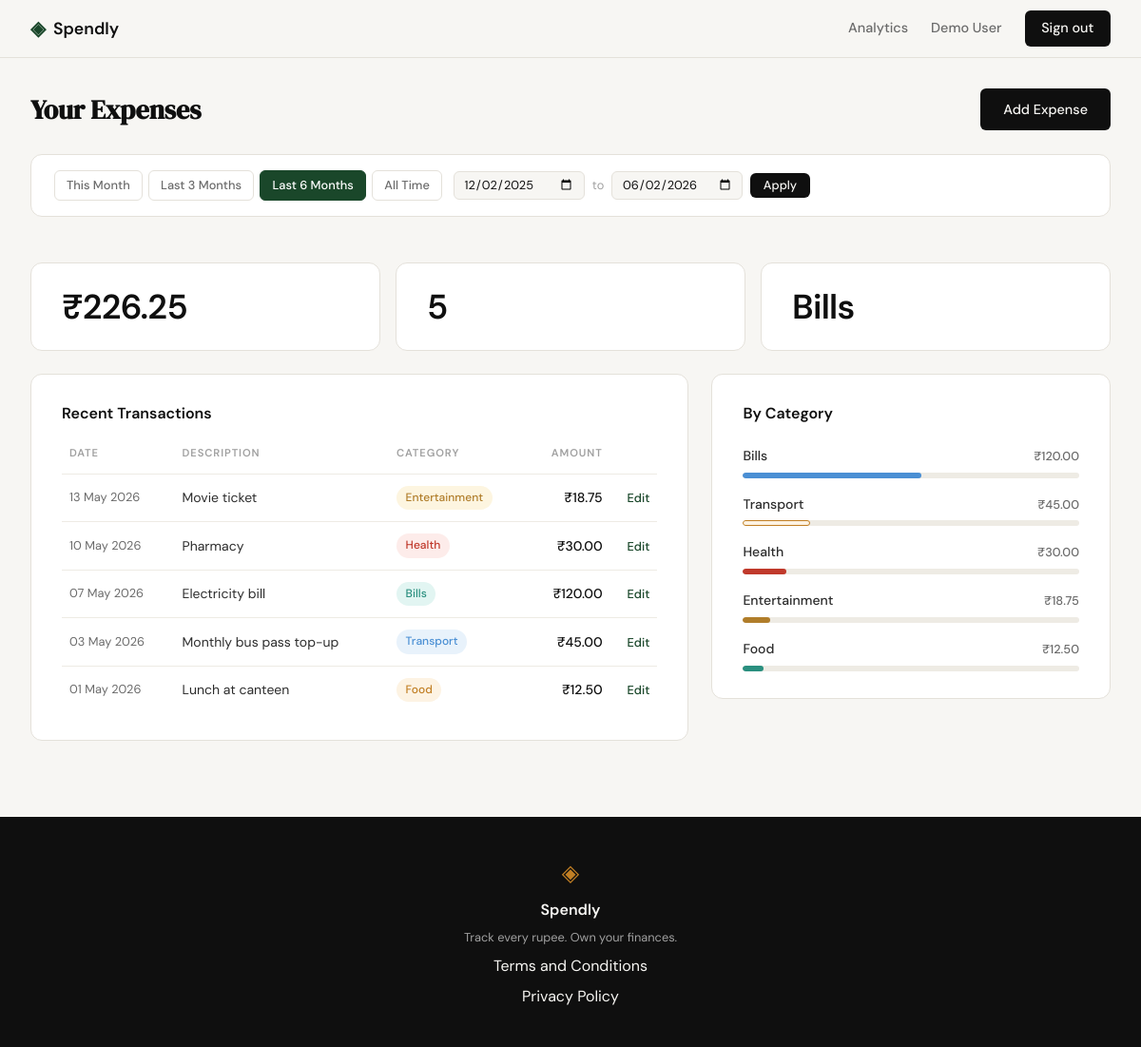
The page /profile?date_from=2025-12-02&date_to=2026-06-02 (signed in) on the database its author committed.
### tables this page shows
CREATE TABLE expenses (
            id          INTEGER PRIMARY KEY AUTOINCREMENT,
            user_id     INTEGER NOT NULL REFERENCES users(id),
            amount      REAL    NOT NULL,
            category    TEXT    NOT NULL,
            date        TEXT    NOT NULL,
            description TEXT,
            created_at  TEXT    DEFAULT (datetime('now'))
        );

### app.py (the view)
@app.route("/profile")
def profile():
    if not session.get("user_id"):
        return redirect(url_for("login"))
    user_id = session["user_id"]
    date_from = _parse_date(request.args.get("date_from", ""))
    date_to   = _parse_date(request.args.get("date_to",   ""))
    if date_from and date_to and date_from > date_to:
        flash("Start date must be before end date.", "error")
        date_from = date_to = None
    df_str = date_from.strftime("%Y-%m-%d") if date_from else None
    dt_str = date_to.strftime("%Y-%m-%d")   if date_to   else None
    today = date.today()
    preset_this_month = {
        "date_from": today.replace(day=1).strftime("%Y-%m-%d"),
        "date_to":   today.strftime("%Y-%m-%d"),
    }
    preset_last_3 = {
        "date_from": _months_ago(today, 3).strftime("%Y-%m-%d"),
        "date_to":   today.strftime("%Y-%m-%d"),
    }
    preset_last_6 = {
        "date_from": _months_ago(today, 6).strftime("%Y-%m-%d"),
        "date_to":   today.strftime("%Y-%m-%d"),
    }
    if df_str is None and dt_str is None:
        active_filter = "all"
    elif df_str == preset_this_month["date_from"] and dt_str == preset_this_month["date_to"]:
        active_filter = "this_month"
    elif df_str == preset_last_3["date_from"] and dt_str == preset_last_3["date_to"]:
        active_filter = "last_3"
    elif df_str == preset_last_6["date_from"] and dt_str == preset_last_6["date_to"]:
        active_filter = "last_6"
    else:
        active_filter = "custom"
    db_user = get_user_by_id(user_id)
    if db_user is None:
        abort(404)
    member_since = datetime.strptime(db_user["created_at"], "%Y-%m-%d %H:%M:%S").strftime("%d %b %Y")
    user = {
        "name": db_user["name"],
        "email": db_user["email"],
        "member_since": member_since,
    }
    transactions = [
        {
            "id":          row["id"],
            "date":        datetime.strptime(row["date"], "%Y-%m-%d").strftime("%d %b %Y"),
            "description": row["description"] or "",
            "category":    row["category"],
            "amount":      f"₹{row['amount']:,.2f}",
        }
        for row in get_expenses_by_user(user_id, date_from=df_str, date_to=dt_str)
    ]
    raw_stats = get_expense_stats(user_id, date_from=df_str, date_to=dt_str)
    stats = {
        "total_spent":       f"₹{raw_stats['total_spent']:,.2f}",
        "transaction_count": raw_stats["transaction_count"],
        "top_category":      raw_stats["top_category"],
    }
    raw_categories = get_category_breakdown(user_id, date_from=df_str, date_to=dt_str)
    grand_total = sum(row["total"] for row in raw_categories)
    categories = [
        {
            "name":       row["category"],
            "amount":     f"₹{row['total']:,.2f}",
            "percentage": round(row["total"] / grand_total * 100) if grand_total else 0,
        }
        for row in raw_categories
    ]
    return render_template(
        "profile.html",
        user=user,
        stats=stats,
        transactions=transactions,
        categories=categories,
        active_filter=active_filter,
        date_from=df_str or "",
        date_to=dt_str or "",
        preset_this_month=preset_this_month,
        preset_last_3=preset_last_3,
        preset_last_6=preset_last_6,
    )

### app.py (called while the page is built)
def _parse_date(value):
    if not value:
        return None
    try:
        return datetime.strptime(value, "%Y-%m-%d").date()
    except ValueError:
        return None

def _months_ago(today, n):
    m, y = today.month - n, today.year
    if m <= 0:
        m += 12
        y -= 1
    try:
        return date(y, m, today.day)
    except ValueError:
        return date(y, m, 1)

### database/db.py (called while the page is built)
def get_db():
    conn = sqlite3.connect(_DB_PATH)
    conn.row_factory = sqlite3.Row
    conn.execute("PRAGMA foreign_keys = ON")
    return conn

def get_user_by_id(user_id):
    conn = get_db()
    user = conn.execute(
        "SELECT id, name, email, created_at FROM users WHERE id = ?",
        (user_id,),
    ).fetchone()
    conn.close()
    return user

def _date_clause(date_from, date_to):
    if date_from and date_to:
        return " AND date BETWEEN ? AND ?", (date_from, date_to)
    return "", ()

def get_expenses_by_user(user_id, date_from=None, date_to=None):
    extra_sql, extra_params = _date_clause(date_from, date_to)
    conn = get_db()
    rows = conn.execute(
        "SELECT id, amount, category, date, description "
        "FROM expenses WHERE user_id = ?"
        + extra_sql +
        " ORDER BY date DESC",
        (user_id,) + extra_params,
    ).fetchall()
    conn.close()
    return rows

def get_expense_stats(user_id, date_from=None, date_to=None):
    extra_sql, extra_params = _date_clause(date_from, date_to)
    conn = get_db()
    agg = conn.execute(
        "SELECT SUM(amount) AS total, COUNT(*) AS cnt FROM expenses WHERE user_id = ?"
        + extra_sql,
        (user_id,) + extra_params,
    ).fetchone()
    top_row = conn.execute(
        "SELECT category, SUM(amount) AS cat_total "
        "FROM expenses WHERE user_id = ?"
        + extra_sql +
        " GROUP BY category ORDER BY cat_total DESC LIMIT 1",
        (user_id,) + extra_params,
    ).fetchone()
    conn.close()
    return {
        "total_spent":       agg["total"] if agg["total"] is not None else 0.0,
        "transaction_count": agg["cnt"]   if agg["cnt"]   is not None else 0,
        "top_category":      top_row["category"] if top_row else "—",
    }

### templates/profile.html (shortened to what this page needs)
{% extends "base.html" %}
{% block head %}
<link rel="stylesheet" href="{{ url_for('static', filename='css/profile.css') }}">
{% endblock %}
{% block content %}
<section class="profile-section">
    <div class="profile-inner">
        <div class="profile-header">
            <h1 class="profile-title">Your Expenses</h1>
            <a href="{{ url_for('add_expense') }}" class="btn-primary">Add Expense</a>
        </div>
        <div class="filter-bar">
            <div class="filter-presets">
                <a href="{{ url_for('profile', date_from=preset_this_month.date_from, date_to=preset_this_month.date_to) }}"
                   class="filter-preset{% if active_filter == 'this_month' %} filter-preset--active{% endif %}">This Month</a>
                <a href="{{ url_for('profile', date_from=preset_last_3.date_from, date_to=preset_last_3.date_to) }}"
                   class="filter-preset{% if active_filter == 'last_3' %} filter-preset--active{% endif %}">Last 3 Months</a>
                <a href="{{ url_for('profile', date_from=preset_last_6.date_from, date_to=preset_last_6.date_to) }}"
                   class="filter-preset{% if active_filter == 'last_6' %} filter-preset--active{% endif %}">Last 6 Months</a>
                <a href="{{ url_for('profile') }}"
                   class="filter-preset{% if active_filter == 'all' %} filter-preset--active{% endif %}">All Time</a>
            </div>
            <form method="GET" action="{{ url_for('profile') }}" class="filter-custom">
                <input type="date" name="date_from" value="{{ date_from }}" class="filter-date-input" aria-label="From date">
                <span class="filter-date-sep">to</span>
                <input type="date" name="date_to" value="{{ date_to }}" class="filter-date-input" aria-label="To date">
                <button type="submit" class="filter-apply-btn">Apply</button>
            </form>
        </div>
        <div class="profile-stats">
            <div class="profile-stat-card">
                <div class="profile-stat-value">{{ stats.total_spent }}</div>
            </div>
            <div class="profile-stat-card">
                <div class="profile-stat-value">{{ stats.transaction_count }}</div>
            </div>
            <div class="profile-stat-card">
                <div class="profile-stat-value">{{ stats.top_category }}</div>
            </div>
        </div>
        <div class="profile-main-grid">
            <div class="profile-card">
                <h2 class="profile-card-title">Recent Transactions</h2>
                <table class="txn-table">
                    <thead>
                        <tr>
                            <th class="txn-th">Date</th>
                            <th class="txn-th">Description</th>
                            <th class="txn-th">Category</th>
                            <th class="txn-th txn-th-right">Amount</th>
                            <th class="txn-th"></th>
                        </tr>
                    </thead>
                    <tbody>
                        {% if transactions %}
                            {% for txn in transactions %}
                            <tr class="txn-row">
                                <td class="txn-date">{{ txn.date }}</td>
                                <td class="txn-desc">{{ txn.description }}</td>
                                <td class="txn-cat">
                                    <span class="cat-badge cat-{{ txn.category | lower }}">
                                        {{ txn.category }}
                                    </span>
                                </td>
                                <td class="txn-amount">{{ txn.amount }}</td>
                                <td class="txn-actions">
                                    <a href="{{ url_for('edit_expense', id=txn.id) }}" class="txn-edit">Edit</a>
                                </td>
                            </tr>
                            {% endfor %}
                        {% else %}
                        <tr class="txn-row">
                            <td colspan="5" class="txn-empty-cell">No transactions found for this period.</td>
                        </tr>
                        {% endif %}
                    </tbody>
                </table>
            </div>
            <div class="profile-card">
                <h2 class="profile-card-title">By Category</h2>
                <div class="category-bars">
                    {% for cat in categories %}
                    <div class="cat-bar-row">
                        <div class="cat-bar-meta">
                            <span class="cat-bar-name">{{ cat.name }}</span>
                            <span class="cat-bar-amount">{{ cat.amount }}</span>
                        </div>
                        <div class="bar-track">
                            <div class="cat-bar-fill cat-bar-{{ cat.name | lower }}"
                                 style="width: {{ cat.percentage }}%"></div>
                        </div>
                    </div>
                    {% endfor %}
                </div>
            </div>
        </div>
    </div>
</section>
{% endblock %}

### static/css/style.css (style rules this page uses)
:root { --ink: #0f0f0f; --ink-soft: #2d2d2d; --ink-muted: #6b6b6b; --ink-faint: #a0a0a0; --paper: #f7f6f3; --paper-warm: #f0ede6; --paper-card: #ffffff; --accent: #1a472a; --accent-light: #e8f0eb; --accent-2: #c17f24; --accent-2-light: #fdf3e3; --danger: #c0392b; --danger-light: #fdecea; --border: #e4e1da; --border-soft: #eeebe4; --font-display: 'DM Serif Display', Georgia, serif; --font-body: 'DM Sans', system-ui, sans-serif; --max-width: 1200px; --auth-width: 440px; --radius-sm: 6px; --radius-md: 12px; --radius-lg: 20px; }
*, *::before, *::after { box-sizing: border-box; margin: 0; padding: 0; }
html { font-size: 16px; scroll-behavior: smooth; }
body { background: var(--paper); color: var(--ink); font-family: var(--font-body); font-size: 1rem; line-height: 1.6; -webkit-font-smoothing: antialiased; }
a { color: inherit; text-decoration: none; }
.btn-primary { display: inline-block; background: var(--ink); color: var(--paper); padding: 0.65rem 1.5rem; border-radius: var(--radius-sm); font-family: var(--font-body); font-size: 0.9rem; font-weight: 500; cursor: pointer; border: none; transition: background 0.2s; text-decoration: none; }

### rows shown on the page
expenses: top_category "Bills", date "07 May 2026", description "Electricity bill", category "Bills", amount "₹120.00"
expenses: date "13 May 2026", description "Movie ticket", category "Entertainment", amount "₹18.75"
expenses: date "10 May 2026", description "Pharmacy", category "Health", amount "₹30.00"
expenses: date "03 May 2026", description "Monthly bus pass top-up", category "Transport", amount "₹45.00"
expenses: date "01 May 2026", description "Lunch at canteen", category "Food", amount "₹12.50"

### other values the page prints
{{ stats.total_spent }} "₹226.25"
{{ stats.transaction_count }} "5"
{{ cat.name }} "Bills" "Transport" "Health" "Entertainment" "Food"
{{ cat.amount }} "₹120.00" "₹45.00" "₹30.00" "₹18.75" "₹12.50"
